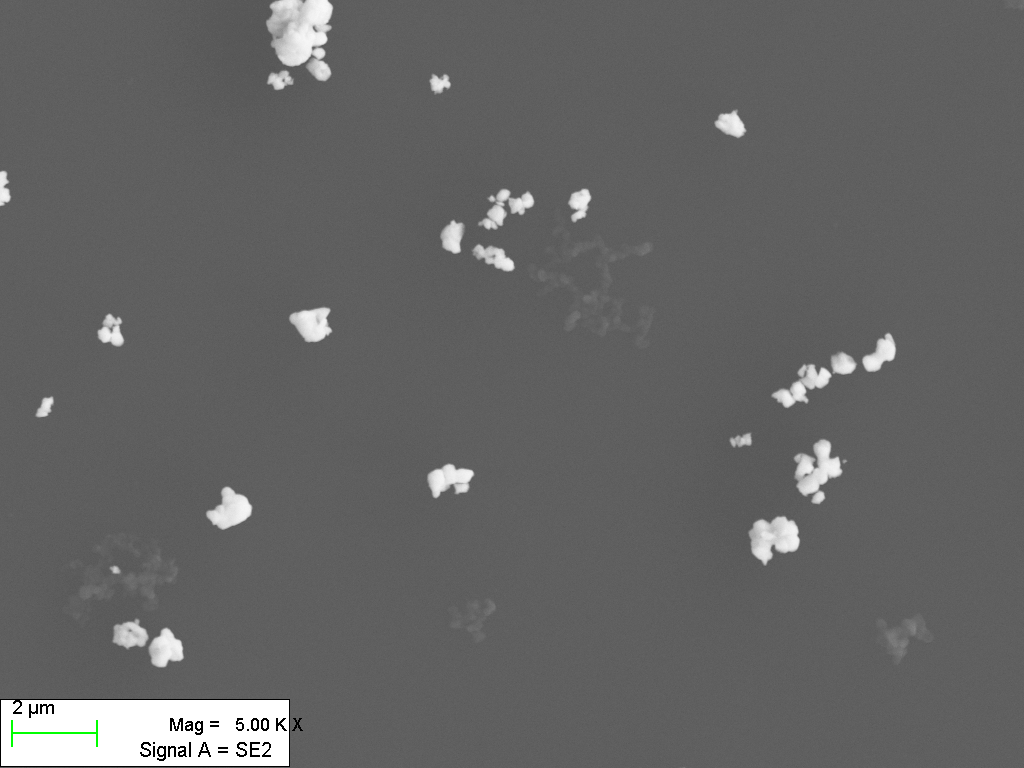
#> input picture _Archive/2y-08WC-SDS1h-12PAH2h-wc30m-17.tif, 1024 x 768 px
$ python Ti_Du_watershed.py
#> lines starting #> are read from the running program, lines starting #| are printed output that depends on the picture; after the words box and inside, x2 and y2 are one past the last pixel; in counts of white or black regions, pixels touching at a corner belong together
import matplotlib.pyplot as plt
from scipy import ndimage as ndi
from skimage import morphology,color,data,filters
import cv2
from skimage.segmentation import watershed

# image =color.rgb2gray(data.camera())
image = cv2.imread('_Archive/2y-08WC-SDS1h-12PAH2h-wc30m-17.tif')
#> image is the input picture: shape (768, 1024, 3); mean B, G, R 100.7, 100.8, 100.7
image = cv2.cvtColor(image, cv2.COLOR_BGR2GRAY)
#> image: shape (768, 1024)
denoised = filters.rank.median(image, morphology.disk(2)) #过滤噪声

#将梯度值低于10的作为开始标记点
markers = filters.rank.gradient(denoised, morphology.disk(5)) <10
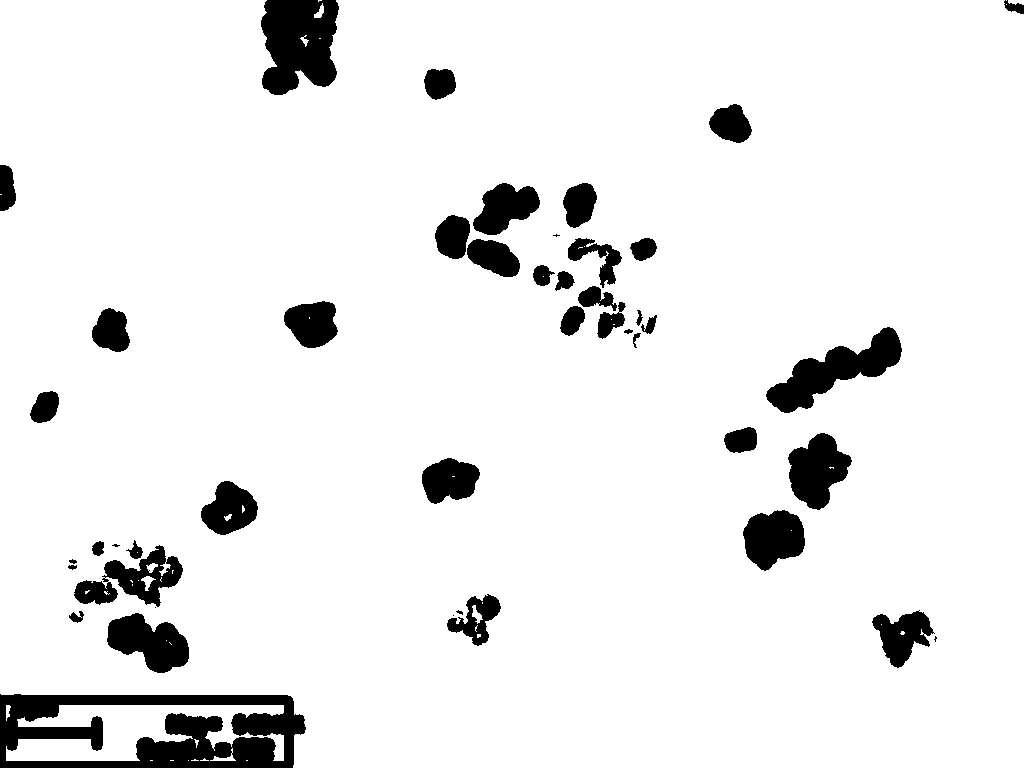
#> markers: shape (768, 1024) bool; 92.4% white; 45 black regions (6 under 20 px), largest, box (x1, y1, x2, y2) and area: (0, 694, 306, 768) 13274, (261, 0, 339, 95) 5831, (766, 327, 902, 413) 4552
markers = ndi.label(markers)[0]
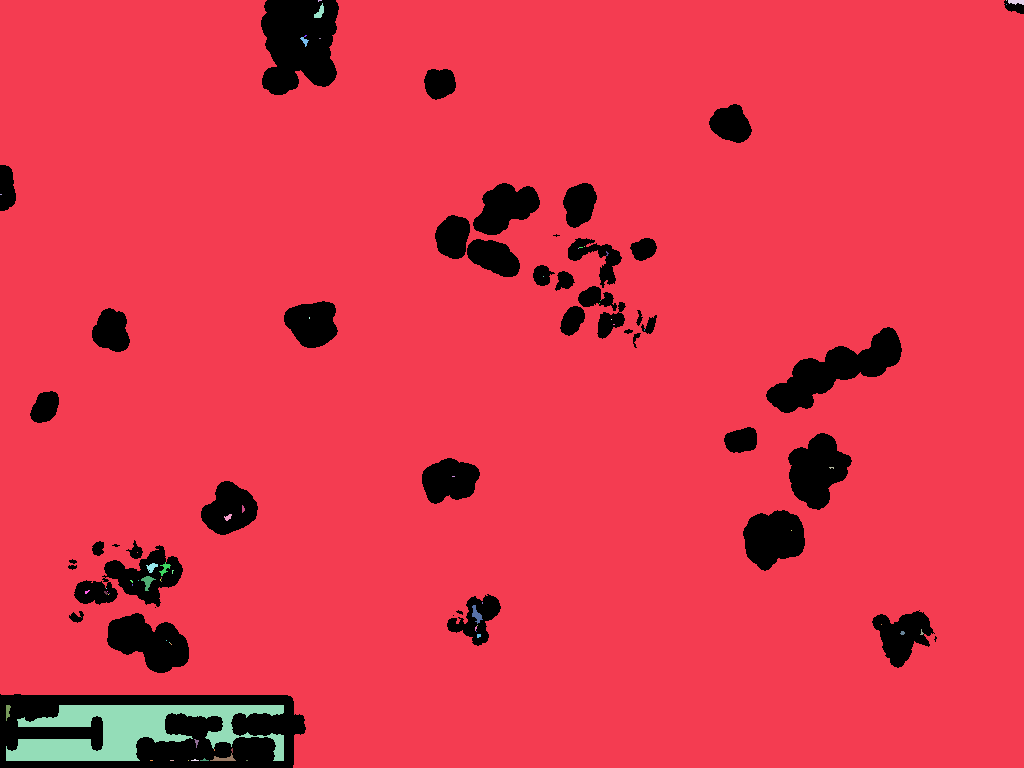
#> markers: shape (768, 1024) int32; 70 distinct labels, from 0 to 69; one colour per label, 0 black

gradient = filters.rank.gradient(denoised, morphology.disk(2)) #计算梯度
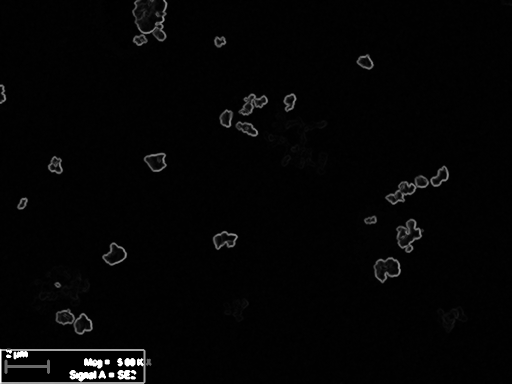
#> gradient: shape (768, 1024) (shown at 1/2 size); min 0, max 255, mean 4.8
labels = watershed(gradient, markers, mask=image) #基于梯度的分水岭算法
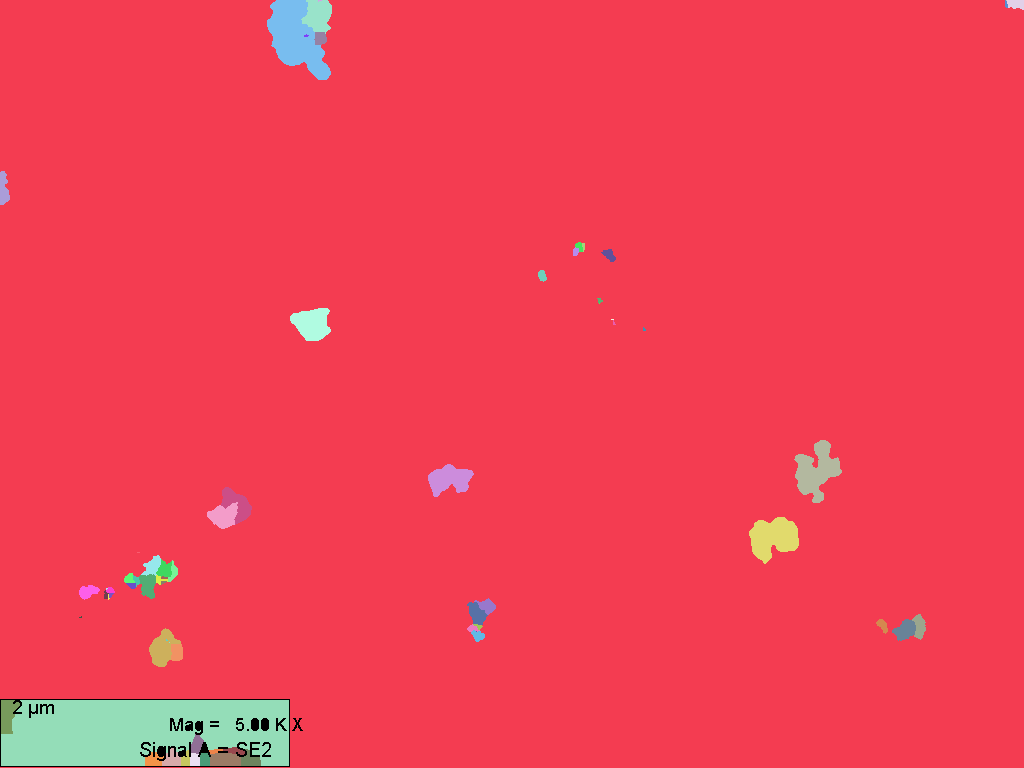
#> labels: shape (768, 1024) int32; 70 distinct labels, from 0 to 69; one colour per label, 0 black

fig, axes = plt.subplots(nrows=2, ncols=2, figsize=(6, 6))
axes = axes.ravel()
ax0, ax1, ax2, ax3 = axes

ax0.imshow(image, cmap=plt.cm.gray, interpolation='nearest')
ax0.set_title("Original")
ax1.imshow(gradient, cmap=plt.cm.Spectral, interpolation='nearest')
ax1.set_title("Gradient")
ax2.imshow(markers, cmap=plt.cm.Spectral, interpolation='nearest')
ax2.set_title("Markers")
ax3.imshow(labels, cmap=plt.cm.Spectral, interpolation='nearest')
ax3.set_title("Segmented")

for ax in axes:
    ax.axis('off')

fig.tight_layout()
plt.show()

$ run again, with _Archive/2y-08WC-SDS1h-12PAH2h-wc30m-01.tif copied over _Archive/2y-08WC-SDS1h-12PAH2h-wc30m-17.tif
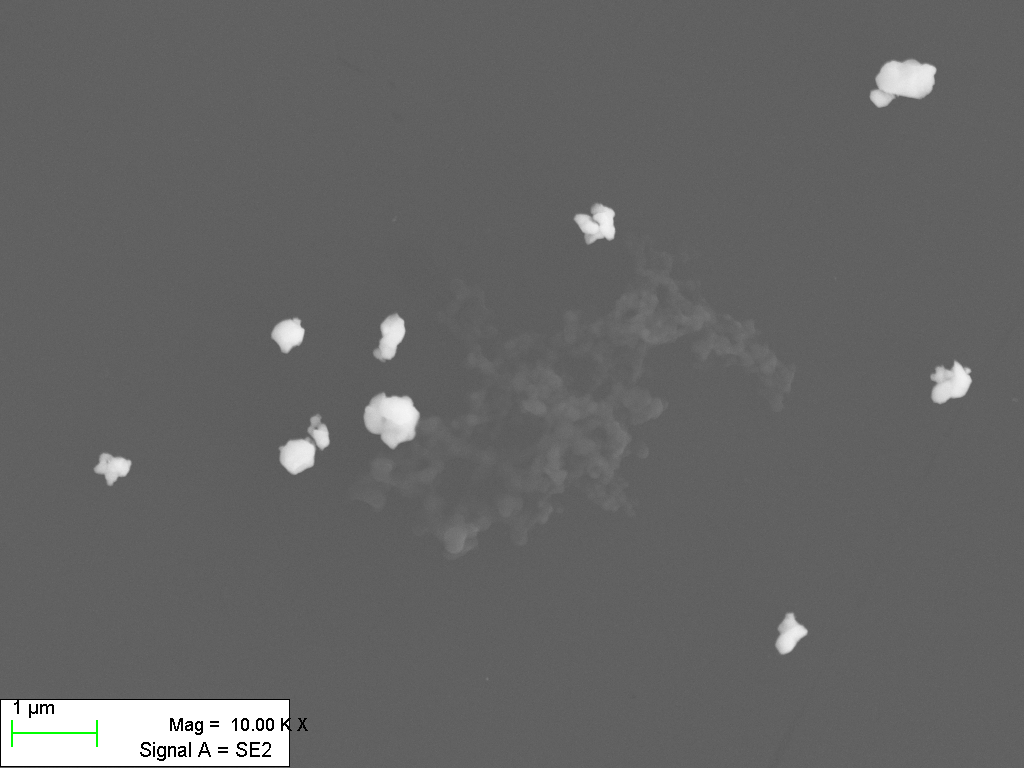
#> input picture _Archive/2y-08WC-SDS1h-12PAH2h-wc30m-01.tif, 1024 x 768 px
#> image is the input picture: shape (768, 1024, 3); mean B, G, R 101.6, 101.7, 101.6
#> image: shape (768, 1024)
#> `markers = filters.rank.gradient(denoised, morphology.disk(5)) <10`:
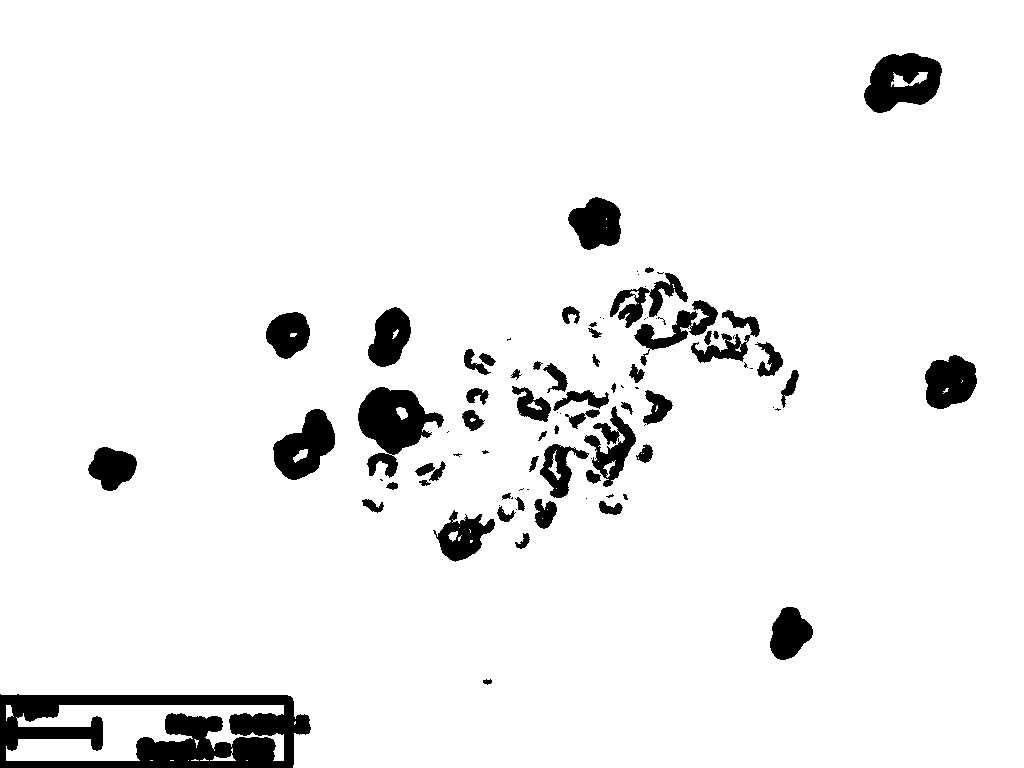
#> markers: shape (768, 1024) bool; 93.8% white; 90 black regions (33 under 20 px), largest, box (x1, y1, x2, y2) and area: (0, 694, 311, 768) 13357, (358, 387, 444, 478) 3920, (864, 53, 942, 113) 3106
#> `labels = watershed(gradient, markers, mask=image)`:
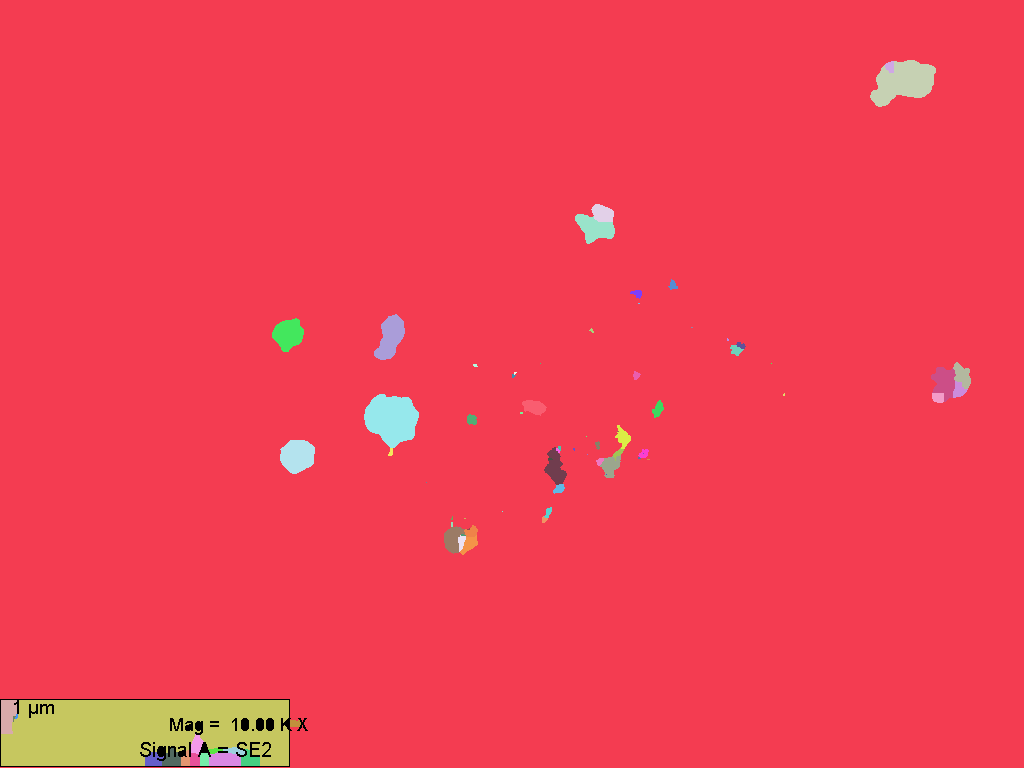
#> labels: shape (768, 1024) int32; 82 distinct labels, from 0 to 81; one colour per label, 0 black

$ run again, with _Archive/2y-08WC-SDS1h-12PAH2h-wc30m-02.tif copied over _Archive/2y-08WC-SDS1h-12PAH2h-wc30m-17.tif
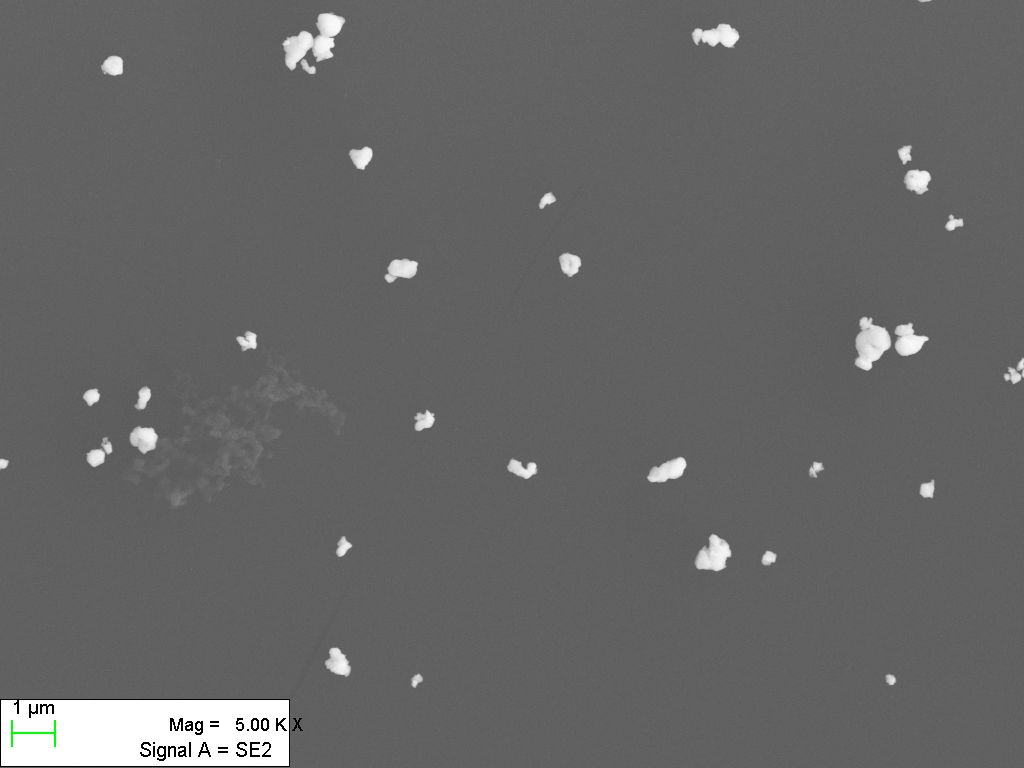
#> input picture _Archive/2y-08WC-SDS1h-12PAH2h-wc30m-02.tif, 1024 x 768 px
#> image is the input picture: shape (768, 1024, 3); mean B, G, R 102.3, 102.4, 102.3
#> image: shape (768, 1024)
#> `markers = filters.rank.gradient(denoised, morphology.disk(5)) <10`:
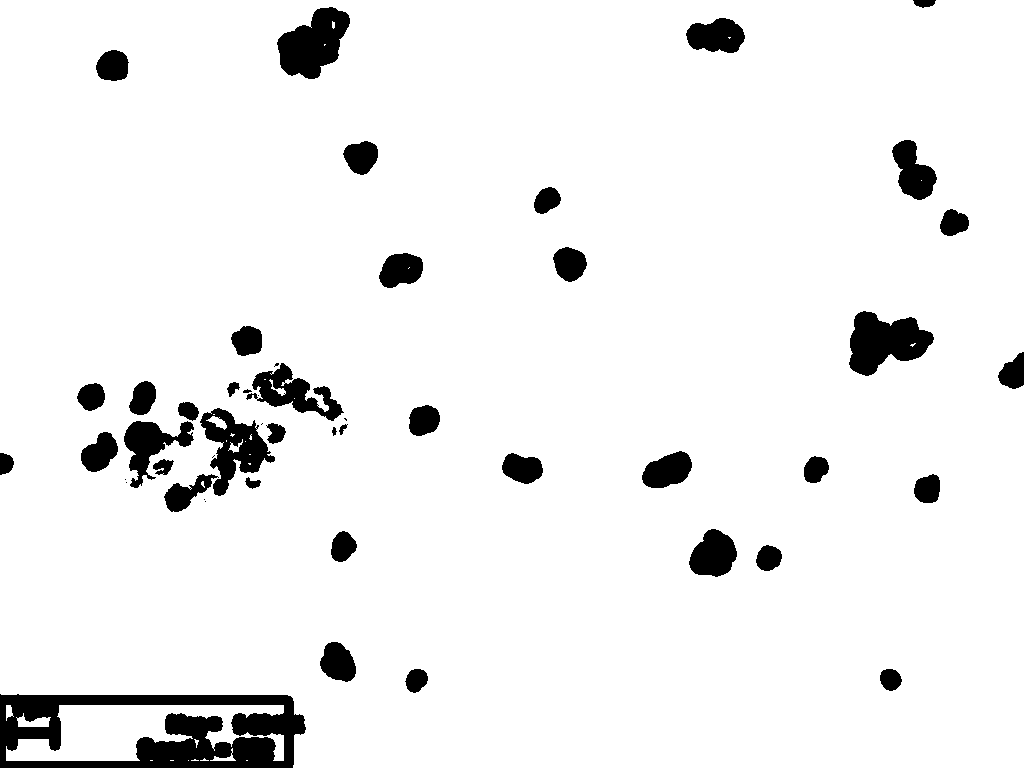
#> markers: shape (768, 1024) bool; 93.8% white; 50 black regions (9 under 20 px), largest, box (x1, y1, x2, y2) and area: (0, 694, 306, 768) 12720, (849, 311, 934, 376) 3434, (277, 7, 350, 79) 3267
#> `labels = watershed(gradient, markers, mask=image)`:
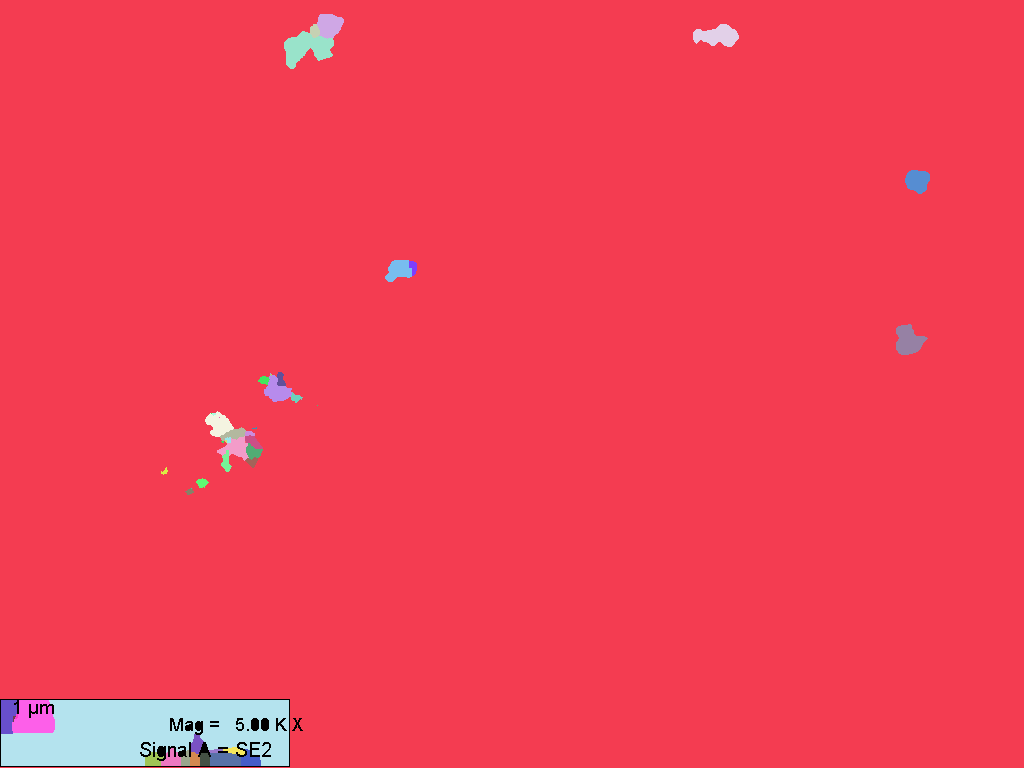
#> labels: shape (768, 1024) int32; 52 distinct labels, from 0 to 51; one colour per label, 0 black
